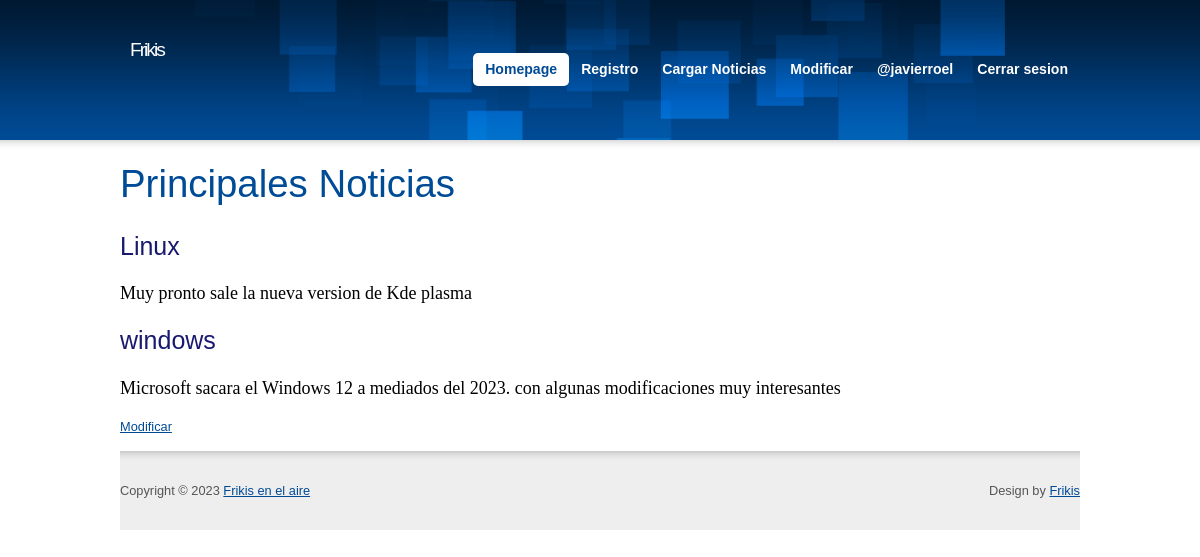
The page /frikis/ (signed in) on the database its author committed.
### frikis/models.py (models this page shows, shortened)
class tusnoticias(models.Model):
    titulo=models.CharField(max_length=30)
    noticia_text = models.CharField(max_length=200)
    pub_date = models.DateTimeField('date published')

### frikis/views.py (the view)
# urls.py: path('', views.index, name='inicio'),
def index(request):
    latest_news= tusnoticias.objects.all()
    context = {'latest_news': latest_news}
    return render(request, 'frikis/index.html', context)

### frikis/templates/frikis/index.html
{% extends "frikis/base.html" %}
{% load static %}
{% block content %}
<h1>Principales Noticias</h1>
<ul>
  {% for tusnoticias in latest_news %}
  <h3 class="newstitle">
   {{ tusnoticias.titulo }} </h3>
   <p class="listnews">
   {{ tusnoticias.noticia_text }}
</p>
  {% endfor %}
 <a href="">Modificar</a>
</ul>
{% endblock %}

### frikis/templates/frikis/base.html (shortened to what this page needs)
<!DOCTYPE html PUBLIC "-//W3C//DTD XHTML 1.0 Strict//EN" "http://www.w3.org/TR/xhtml1/DTD/xhtml1-strict.dtd">
<html xmlns="http://www.w3.org/1999/xhtml">
<head>
 {% load static %}
<link rel="stylesheet"  href="{% static 'frikis/css/main.css' %}" />
<link rel="stylesheet"  href="{% static 'frikis/css/skin.css' %}" />
<link rel="stylesheet"  href="{% static 'frikis/css/list.css' %}" />
</head>
<body>
<div class="main">
  <div id="header" class="box">
    <h3 id="logo">Frikis</h3>
    <ul id="nav">
      <li class="current"><a href="{% url 'inicio' %}">Homepage</a></li>
      <li><a href="{% url 'registro' %}">Registro</a></li>
      {% if user.is_authenticated %}
       <li><a href="{% url 'creanews' %}">Cargar Noticias</a></li>
       <li><a href="{% url 'listar'  %}">Modificar</a></li>
       <li><a href="#">@{{ user.username }}</a></li>
       <li><a href="{% url 'logout'  %}">Cerrar sesion</a></li>
      {% else %}
       <li><a href="{% url 'login'  %}">Iniciar sesion</a> </li>
      {% endif %}
    </ul>
  </div>
<p>
  {% block content %}
  {% endblock %}
</p>
</body>
<div id="footer">
  <div class="main box">
    <p class="f-right t-right">Design by <a href="">Frikis</a></p>
    <p class="f-left">Copyright &copy;&nbsp;2023 <a href="#">Frikis en el aire</a></p>
  </div>
</div>
</html>

### frikis/static/frikis/css/main.css (style rules this page uses)
blockquote, body, button, code, dd, div, dl, dt, fieldset, form, h1, h2, h3, h4, h5, h6, img, legend, li, ol, p, pre, td, th, ul { margin:0; padding:0; border:0; vertical-align:baseline; }
address, blockquote, dl, fieldset, form, h1, h2, h3, h4, h5, h6, ol, p, table, ul { margin:15px 0; }
body { background:url("../design/bg.png") 0 0 repeat-x; font:0.8em/1.5 "arial", sans-serif; }
h1 { font-size:300%; font-weight:normal; }
h3 { font-size:160%; font-weight:normal; }
.main { width:960px; margin:0 auto; }
#header { position:relative; height:140px; overflow:hidden; background:url("../design/header.png") 50% 0 no-repeat; }
#header #logo { position:relative; top:40px; left: 10px; margin:0; font-size:150%; line-height:1; letter-spacing:-2px; font-weight:normal; }
#header #nav { position:absolute; top:38px; right:0; list-style:none; font-size:110%; }
#header #nav li { display:inline; }
#header #nav li a { display:block; float:left; padding:6px 12px; font-weight:bold; text-decoration:none; }
#header #nav li.current a { border-radius:5px; -webkit-border-radius:5px; -moz-border-radius:5px; text-decoration:none; }
#footer { padding:30px 0; background:url("../design/footer.gif") 0 0 repeat-x; }
#footer p { margin:0; }
.box { min-height:1px; _height:1%; }
.box:after { display:block; visibility:hidden; clear:both; line-height:0; font-size:0; content:"."; }
.f-left { float:left !important; }
.f-right { float:right !important; }
.t-right { text-align:right !important; }

### frikis/static/frikis/css/skin.css (style rules this page uses)
body { background-color:#FFF; color:#555; }
a { color:#004B96; }
h1 { color:#004B96; }
#header #logo { color:#FFF; text-align: left; }
#header #nav li a { color:#FFF; }
#header #nav li.current a { background-color:#FFF; color:#004B96; }
#footer { background-color:#EEE; }

### frikis/static/frikis/css/list.css (style rules this page uses)
.listnews { color: black; font-size: 18px; font-family: 'Times New Roman', Times, serif; }
.newstitle { color: midnightblue; font-size: 25px; }

### rows shown on the page
tusnoticias: titulo "Linux", noticia_text "Muy pronto sale la nueva version de Kde plasma"
tusnoticias: titulo "windows", noticia_text "Microsoft sacara el Windows 12 a mediados del 2023. con algunas modificaciones muy interesantes"

### other values the page prints
{{ user.username }} "javierroel"
